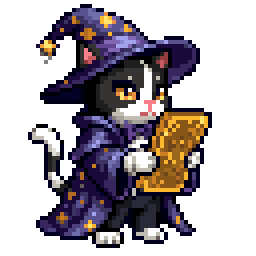
#> input picture arcade/design/styles/moonlit-grimoire/raw/domino_merge_b.png, 64 x 64 px (shown 4 times larger)
$ python finalhand.py
#> lines starting #> are read from the running program, lines starting #| are printed output that depends on the picture
### arcade/tools/art/icons.py
"""Hand-authored pixel glyphs (string grids) for Moonlit Grimoire. Every glyph is drawn 1:1 in code."""
from PIL import Image
from pal import P

P["royal"] = (49, 36, 140)   # 0x3131 fast colour
P["royal0"] = (26, 20, 90)
P["royal1"] = (74, 58, 172)
from pal import snap
for _k in ("royal", "royal0", "royal1"):
    P[_k] = snap(P[_k])


# [8 lines left out: function grid_image, not called in this run]


def L(**kw):
    return {k: P[v] for k, v in kw.items()}


# ---------------------------------------------------------------- elements 9x9 (icon) and 7x7 (pip)
FIRE9 = ["....o....",
         "...oro...",
         "...orlo..",
         "..orllro.",
         ".orllyylo",
         ".orlyyylo",
         ".orryyyro",
         "..orrrro.",
         "...oooo.."]
AIR9 = ["......ooo",
"....oocwo",
"...occcco",
"..occwcco",
".occcwco.",
"occcwco..",
"ocwcco...",
"oo.oo....",
"o........"]
WATER9 = ["....o....",
          "...obo...",
          "...obo...",
          "..obbbo..",
          ".obwbbbbo",
          ".obwwbbbo",
          ".obbbbbbo",
          "..obbbbo.",
          "...ooooo."]
EARTH9 = ["...w.w...",
"....w....",
"..ooooo..",
".ogwgggo.",
"ogwggggdo",
"ogggggddo",
".odddddo.",
"..ooooo..",
"........."]
FIRE7 = ["...o...",
         "..olo..",
         "..orlo.",
         ".orlyro",
         ".orlyro",
         ".orrrro",
         "..ooo.."]
AIR7 = ["....ooo",
"..oocwo",
".occcco",
"occwco.",
"ocwco..",
"oo.o...",
"o......"]
WATER7 = ["...o...",
          "..obo..",
          "..obo..",
          ".obbbo.",
          ".obwbo.",
          ".obbbo.",
          "..ooo.."]
EARTH7 = ["..w.w..",
"...w...",
".ooooo.",
"ogwggdo",
"oggggdo",
".odddo.",
"..ooo.."]


# [11 lines left out: function elem_legend, not called in this run]


ELEM9 = {"fire": FIRE9, "air": AIR9, "water": WATER9, "earth": EARTH9}
ELEM7 = {"fire": FIRE7, "air": AIR7, "water": WATER7, "earth": EARTH7}


# [10 lines left out: function elem_icon, not called in this run]


# ---------------------------------------------------------------- statuses 9x9
SINGE = ["....o....",
         "...oyo...",
         "...oyo...",
         ".ooayaoo.",
         "oyyyYyyyo",
         ".ooayaoo.",
         "...oyo...",
         "...oyo...",
         "....o...."]
PUFF = ["..ooooo..",
        ".oMMMMso.",
        "oMMMMMMso",
        "oMMMMMsso",
        "oMMMMssso",
        "oMMMsssso",
        ".oMsssso.",
        "..ooooo..",
        "........."]
DROWSY = ["ooooooooo",
          "owwwwwwwo",
          "ooooooowo",
          ".....owo.",
          "....owo..",
          "...owo...",
          ".owo.....",
          "owwwwwwwo",
          "ooooooooo"]
CURL = ["ggggggggg",
        "g.......g",
        "g.ggggg.g",
        "g.g...g.g",
        "g.g.g.g.g",
        "g.g.ggg.g",
        "g.g.....g",
        "g.ggggggg",
        "g........"]
LEAP = ["....o....",
        "...oyo...",
        "..oyyyo..",
        ".oyyyyyo.",
        "ooooyoooo",
        "....yo...",
        "...oyo...",
        "..oyo....",
        "..ooo...."]
STATUS = {
    "singe": (SINGE, L(o="night0", y="amber2", Y="amber3", a="amber1")),
    "puff": (PUFF, L(o="night0", M="moon", s="silver1")),
    "drowsy": (DROWSY, L(o="night0", w="water2")),
    "curl": (CURL, L(g="gold3")),
    "leap": (LEAP, L(o="night0", y="heal")),
}


def status_icon(name):
    rows, leg = STATUS[name]
    return grid_image(rows, leg)


# ---------------------------------------------------------------- charms 11x11
CATNIP = ["........oo.",
          ".......ogho",
          ".oo...ogggo",
          "ogho.ogggo.",
          "oggggoggo..",
          ".oggggoo...",
          "..ogggo....",
          "...ooho....",
          "....oho....",
          "....oho....",
          "....ooo...."]
BELL = [".....o.....",
        "....ooo....",
        "...ohhgo...",
        "..ohgggdo..",
        "..ogggggdo.",
        "..ogggggdo.",
        ".oggggggdgo",
        ".ooooooooo.",
        "...oodoo...",
        "....ooo....",
        "..........."]
NINE = ["oo.......oo",
        "oAo.....oAo",
        "oAAoooooAAo",
        "oAAAAAAAAAo",
        "oAhAAAAAAAo",
        "oAeeAAAeeAo",
        "oAAAAnAAAAo",
        ".oAAAAAAAo.",
        "..ooAAAoo..",
        "....ooo....",
        "..........."]
CHARM = {
    "catnip": (CATNIP, L(o="night0", g="earth1", h="earth2")),
    "bell": (BELL, L(o="night0", g="gold3", h="gold4", d="gold1")),
    "nine": (NINE, L(o="night0", A="amber2", h="amber3", e="night0", n="pink")),
}


# [4 lines left out: function charm_icon, not called in this run]


GEM = ["..o..", ".ogo.", "ogwgo", ".ogo.", "..o.."]
GEM_COL = {"catnip": ("earth1", "earth2"), "bell": ("gold3", "gold4"), "nine": ("amber1", "amber3")}


def gem(name):
    a, b = GEM_COL[name]
    return grid_image(GEM, L(o="night0", g=a, w=b))


STAR5 = [".....", "..g..", ".ggg.", "ggggg", ".g.g."]
STAR5 = ["..g..", ".ggg.", "ggggg", ".ggg.", ".g.g."]


def star5(col="gold3", edge="night0"):
    return grid_image(STAR5, {"g": P[col]})


# ---------------------------------------------------------------- UI glyphs
PAW = ["....XXX.XXX....",
       "....XaX.XaX....",
       "XXX.XaX.XaX.XXX",
       "XaX.XXX.XXX.XaX",
       "XaX.........XaX",
       "XXXXXXXXXXXXXXX",
       "XXXaaaaaaaaaXXX",
       ".XXaalaaaaaaXX.",
       "..XaaaaaaaaaX..",
       "..XaaaaaaaaaX..",
       "...XXaaaaaXX...",
       ".....XXXXX....."]
PAW = ["....XXX.XXX....",
       "....XaX.XaX....",
       "XXX.XaX.XaX.XXX",
       "XaX.XXX.XXX.XaX",
       "XaXXXaaXaaXXXaX",
       "XXXaaaaaaaaaXXX",
       ".XXaalaaaaaaXX.",
       "..XaaaaaaaaaX..",
       "..XaaaaaaaaaX..",
       "...XXaaaaaXX...",
       ".....XXXXX....."]


def paw():
    return grid_image(PAW, L(X="night0", a="amber2", l="amber3"))


CORNER = ["gggggggggg",
          "gHHHHHHHHH",
          "gH........",
          "gH.gggg...",
          "gH.g......",
          "gH.g.hh...",
          "gH.g.h....",
          "gH.g......",
          "gH........",
          "gH........"]


def corner(col_a="gold2", col_b="gold1"):
    return grid_image(CORNER, {"g": P[col_a], "H": P[col_b], "h": P[col_a]})


def _c(col):
    return col if isinstance(col, tuple) else P[col]


TRI_DOWN = ["ooooooo", ".ooooo.", "..ooo..", "...o..."]
ARROW = ["....o....", ".....o...", "ooooooo..", ".....o...", "....o...."]


def arrow(col):
    return grid_image(["....o..", ".....o.", "ooooooo", ".....o.", "....o.."], {"o": _c(col)})


def tri_down(col):
    return grid_image(["ooooooo", ".ooooo.", "..ooo..", "...o..."], {"o": _c(col)})


def dot(col):
    return grid_image(["oo", "oo"], {"o": _c(col)})


def diamond(col):
    return grid_image(["..o..", ".ooo.", "ooooo", ".ooo.", "..o.."], {"o": _c(col)})


HEART9 = [".ooo.ooo.",
          "oRRRoRRRo",
          "oRhRRRRRo",
          "oRRRRRRRo",
          ".oRRRRRo.",
          "..oRRRo..",
          "...oRo...",
          "....o....",
          "........."]
TREAT9 = ["..oooo.o.",
          ".oyyyyooo",
          "oyhyyyyyo",
          ".oyyyyooo",
          "..oooo.o."]


def heart():
    return grid_image(HEART9, L(o="night0", R="red", h="amber3"))


def treat():
    return grid_image(TREAT9, L(o="night0", y="amber2", h="gold4"))

### arcade/design/styles/moonlit-grimoire/pal.py
"""Moonlit Grimoire palette (RGB565-exact) and shared pixel helpers."""
from PIL import Image


def snap(rgb):
    """Snap an 8-bit RGB triple to the exact 8-bit value of its RGB565 code (bit-replication expansion)."""
    r, g, b = rgb
    r5, g6, b5 = round(r * 31 / 255), round(g * 63 / 255), round(b * 31 / 255)
    return ((r5 << 3) | (r5 >> 2), (g6 << 2) | (g6 >> 4), (b5 << 3) | (b5 >> 2))


def to565(rgb):
    r, g, b = rgb
    return ((r >> 3) << 11) | ((g >> 2) << 5) | (b >> 3)


def is565(rgb):
    return snap(rgb) == tuple(rgb)


RAW = {
    # midnight indigo ramp (night1 = 0x2929, a "fast fill" colour: high byte == low byte)
    "night0": (14, 10, 34), "night1": (41, 36, 74), "night2": (58, 52, 102), "night3": (84, 78, 134), "night4": (122, 116, 168),
    # moonlight silver
    "silver1": (160, 164, 194), "silver2": (202, 208, 230), "moon": (240, 242, 252),
    # antique gold
    "gold0": (88, 62, 32), "gold1": (140, 100, 44), "gold2": (196, 150, 60), "gold3": (234, 194, 98), "gold4": (252, 228, 152),
    # candle amber (the single warm accent)
    "amber0": (130, 56, 36), "amber1": (206, 98, 40), "amber2": (246, 152, 52), "amber3": (255, 206, 114),
    # elements (dark / mid / light)
    "fire0": (110, 34, 40), "fire1": (196, 64, 48), "fire2": (240, 122, 72),
    "air0": (130, 116, 64), "air1": (222, 206, 130), "air2": (250, 240, 186),
    "water0": (30, 54, 122), "water1": (60, 110, 196), "water2": (132, 178, 236),
    "earth0": (30, 74, 58), "earth1": (70, 136, 84), "earth2": (140, 196, 120),
    # reversed (cool) variants, dark / mid per element
    "rfire0": (62, 40, 96), "rfire1": (112, 80, 150),
    "rair0": (72, 84, 110), "rair1": (150, 166, 196),
    "rwater0": (24, 38, 88), "rwater1": (66, 92, 156),
    "rearth0": (28, 62, 70), "rearth1": (64, 118, 116),
    # rat scrap gray-green
    "rat0": (44, 56, 52), "rat1": (86, 104, 90), "rat2": (136, 156, 126), "rat3": (180, 196, 160),
    "pink": (206, 124, 132),
    # rarity / feedback
    "blue": (84, 120, 226), "purple": (160, 98, 214), "red": (226, 58, 74), "heal": (112, 216, 134),
}
P = {k: snap(v) for k, v in RAW.items()}
FAST_BG = P["night1"]

ELEM = ["fire", "air", "water", "earth"]


# [21 lines left out: functions elem_cols, palette_image, quantize_to, not called in this run]

### arcade/design/styles/moonlit-grimoire/finalhand.py
"""Repaint the held card of raw/domino_merge_b.png as a miniature card back (royal field, gold border, cat-eye moon).
Writes raw/domino_final_hand.png. Only pixels of the card's orange/gold slab are touched; fingers and gloves stay."""
import os, sys
sys.dont_write_bytecode = True
HERE = os.path.dirname(os.path.abspath(__file__))
sys.path.insert(0, HERE)
from PIL import Image
import icons  # registers royal colors in P
from pal import P


def card_mask(im):
    px = im.load()
    def warm(x, y):
        r, g, b, a = px[x, y]
        return a > 0 and r - b >= 70 and r >= g and r >= 120
    seed = (45, 35)
    todo, seen = [seed], {seed}
    while todo:
        x, y = todo.pop()
        for dx, dy in ((1, 0), (-1, 0), (0, 1), (0, -1), (1, 1), (-1, -1), (1, -1), (-1, 1)):
            n = (x + dx, y + dy)
            if n in seen or not (33 <= n[0] <= 53 and 27 <= n[1] <= 49):
                continue
            if warm(*n):
                seen.add(n)
                todo.append(n)
    return seen


# Held card as a leaning quad in sprite pixels (read off raw/domino_merge_b.png): TL, TR, BR, BL
TL, TR, BR, BL = (41.0, 28.0), (52.0, 28.0), (46.0, 47.0), (36.0, 47.0)


def build(src="raw/domino_merge_b.png", dst="raw/domino_final_hand.png"):
#> called with src = 'raw/domino_merge_b.png', dst = 'raw/domino_final_hand.png'
    im = Image.open(os.path.join(HERE, src)).convert("RGBA")
#> im is the input picture: PIL image 64x64 RGBA; mean R, G, B, A 36, 29.3, 34.3, 116.7
    old = card_mask(im)
#> the loop in card_mask, `while todo:` made 181 passes
#> (x, y) on passes 2 to 4: (44, 36), (43, 37), (42, 38)
    gold, gold_hi, gold_lo = P["gold3"], P["gold4"], P["gold1"]
    ink, royal, royal1 = P["night0"], P["royal"], P["royal1"]
    amber = P["amber2"]
    y0, y1 = TL[1], BL[1]

    def span(y):
        v = (y - y0) / (y1 - y0)
        return TL[0] + (BL[0] - TL[0]) * v, TR[0] + (BR[0] - TR[0]) * v

    def glove(x, y):
        r, g, b, a = im.getpixel((x, y))
        return a > 0 and min(r, g, b) > 170

    painted = set()
    for y in range(int(y0), int(y1) + 1):
        xl, xr = span(y)
        cx = (xl + xr) / 2.0
        for x in range(int(xl), int(xr) + 1):
            if glove(x, y):
                continue
            dl, dr, dt, db = x - xl, xr - x, y - y0, y1 - y
            m = min(dl, dr, dt, db)
            if m < 0.9:
                col = gold_hi if (x + y) % 3 == 0 else gold
            elif m < 1.9:
                col = ink
            else:
                col = royal1 if (x + y) % 4 == 0 else royal
                dx, dy = x - cx, y - (y0 + y1) / 2.0
                if dx * dx + (dy * 0.62) ** 2 <= 5.6:
                    col = gold
                    if abs(dx) <= 1.2 and abs(dy) <= 1.6:
                        col = amber
                    if abs(dx) < 0.7 and abs(dy) <= 2.2:
                        col = ink
                elif abs(dx) < 0.7 and abs(dy) in (6, 7, 8):
                    col = gold_lo       # ornament ticks above and below the eye
            im.putpixel((x, y), col + (255,))
            painted.add((x, y))
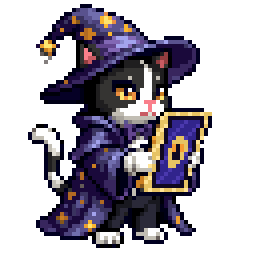
#> im: PIL image 64x64 RGBA (shown 4 times larger); mean R, G, B, A 34.1, 28.9, 38.1, 116.7; transparent parts drawn white
    # leftover slab pixels outside the clean quad become dark outline
    for p in old - painted:
        if not glove(*p):
            im.putpixel(p, ink + (255,))
#> this loop made 7 passes
#> p on passes 1 to 7: (34, 46), (35, 46), (38, 35), (34, 45), (35, 45), (35, 44), (38, 34)
    im.save(os.path.join(HERE, dst))
    return painted


if __name__ == "__main__":
    m = build()
    print("card pixels:", len(m))
#| card pixels: 222
